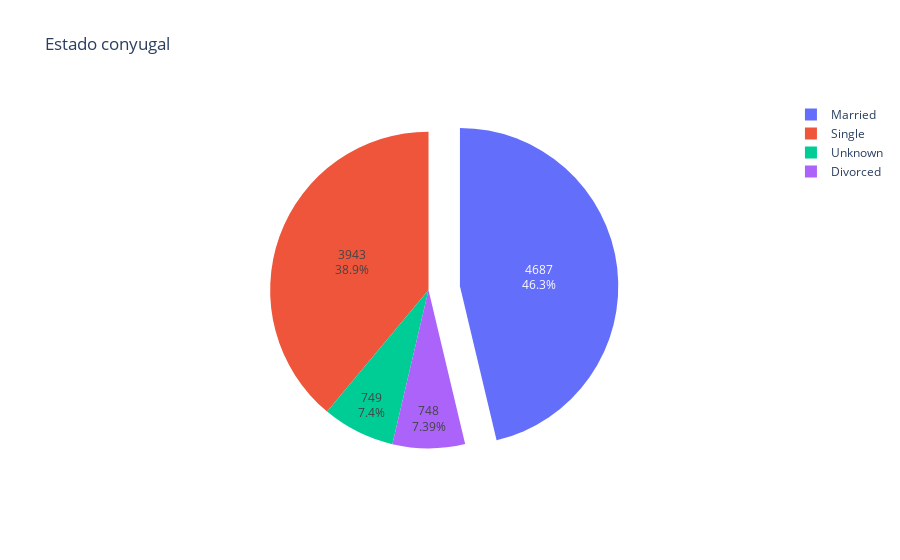

Notebook source saved alongside this figure:
### Markdown cell above
### Ejercicio 1
Utiliza `plotly` para realizar un  diagramas de torta sobre el estado conyugal de los clientes (resaltando el más predominante).

### Code cell
values = df["Marital_Status"].value_counts()

max_value = values[values == values.max()]
max_label = max_value.index

focus = pd.Series((0 for i in range(len(values))), index=values.keys())
focus[max_label] = 0.2

fig = go.Figure(data=[go.Pie(labels=values.keys(), values=values, pull=focus)])
fig.update_layout(title="Estado conyugal")
fig.update_traces(hoverinfo='label', textinfo='value+percent', textfont_size=12)
fig.show()

### Figure 1 — Plotly figure (JSON) as saved in the notebook; plotly's stock layout.template omitted (floating-point values rounded to 4 significant figures)
{"data": [{"hoverinfo": "label", "labels": ["Married", "Single", "Unknown", "Divorced"], "pull": [0.2, 0, 0, 0], "textfont": {"size": 12}, "textinfo": "value+percent", "type": "pie", "values": [4687, 3943, 749, 748]}], "layout": {"title": {"text": "Estado conyugal"}}}
